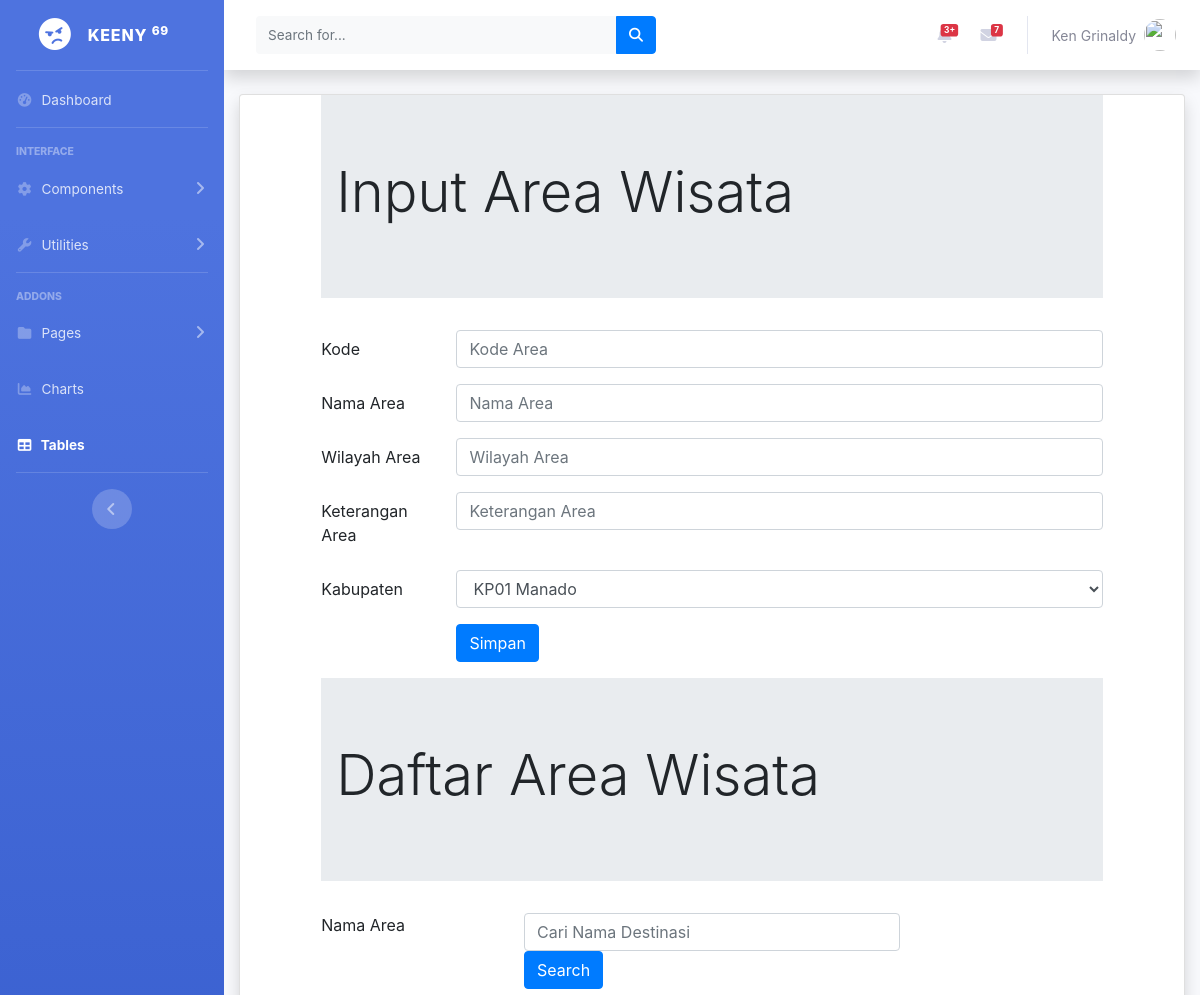
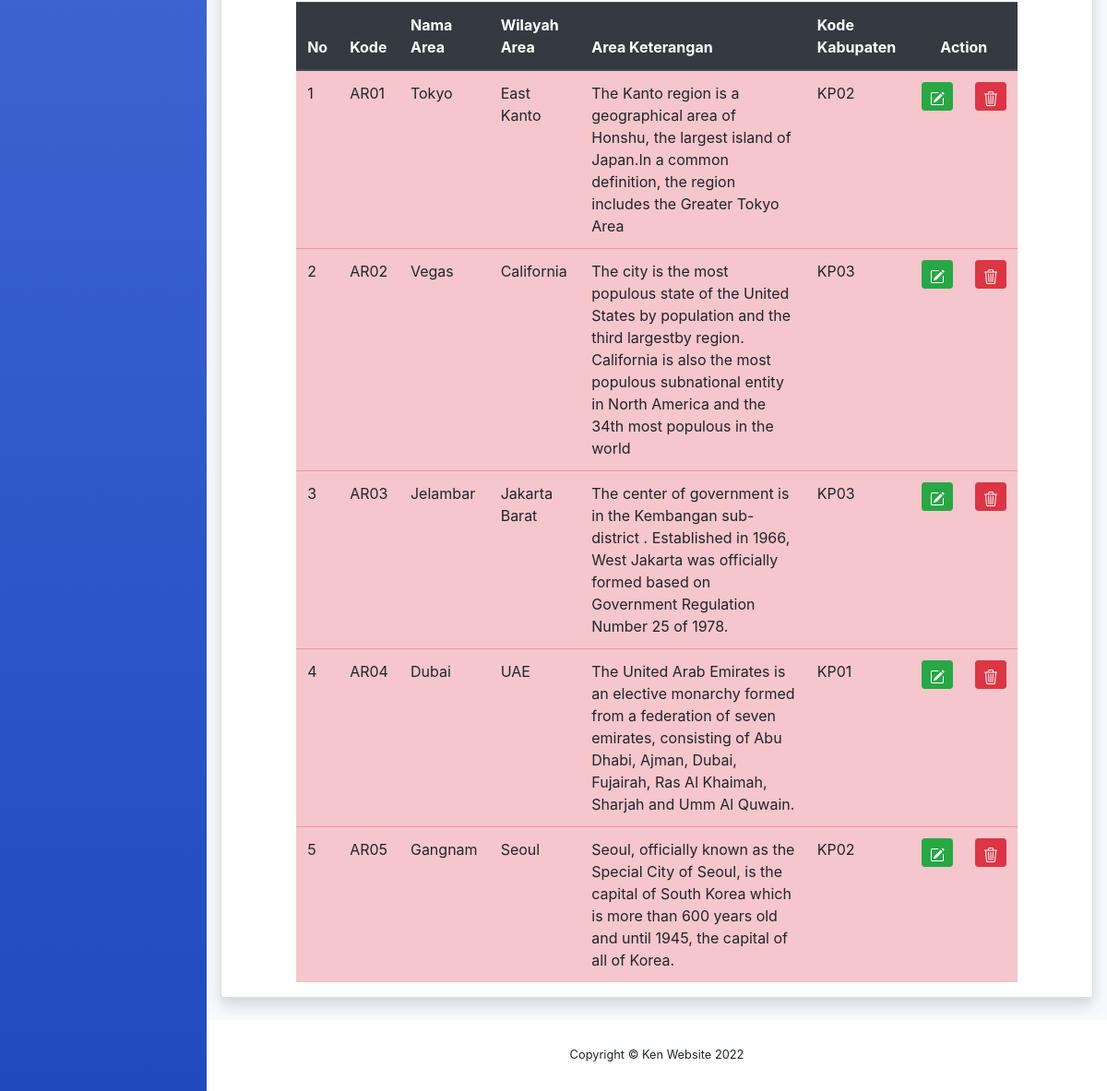
The app's page /area.php (signed in) with its own data (2 pictures, top to bottom).
### tables this page shows
CREATE TABLE `area` (
  `areaID` varchar(4) NOT NULL,
  `areanama` varchar(35) NOT NULL,
  `areawilayah` varchar(35) NOT NULL,
  `areaketerangan` varchar(255) NOT NULL,
  `kabupatenKODE` char(4) NOT NULL
);

### area.php (the view, shortened to what this page needs)
<!DOCTYPE html>
<html lang="en">
<head>
</head>
<?php
include "includes/config.php";
?>
<?php include "header.php"; ?>
<div class="container-fluid">
<div class="card shadow mb-4">
<?php
    $datakabupaten = mysqli_query($connection, "select * from kabupaten");
?>
<html lang="en">
<head>
    <link rel="stylesheet" type="text/css" href="https://cdnjs.cloudflare.com/ajax/libs/select2/4.0.3/css/select2.min.css">
    <link rel="stylesheet" type="text/css" href="css/bootstrap.min.css">
</head>
    <div class="row">
            <div class="col-sm-1">
            </div>
            <div class="col-sm-10">
            <div class="jumbotron jumbotron-fluid">
                <div class="container">
                    <h1 class="display-4">Input Area Wisata</h1>
                </div>
            </div>
            <form method="POST">
                <div class="form-group row">
                    <label for="kodearea" class="col-sm-2 col-form-label">Kode</label>
                    <div class="col-sm-10">
                    <input type="text" class="form-control" id="kodearea" name="inputkode"
                    placeholder="Kode Area" maxlength="4">
                    </div>
                </div>
                <div class="form-group row">
                    <label for="namaarea" class="col-sm-2 col-form-label">Nama Area</label>
                    <div class="col-sm-10">
                    <input type="text" class="form-control" id="namaarea" name="inputnama"
                    placeholder="Nama Area">
                    </div>
                </div>
                <div class="form-group row">
                    <label for="wilayah" class="col-sm-2 col-form-label">Wilayah Area</label>
                    <div class="col-sm-10">
                    <input type="text" class="form-control" id="wilayah" name="inputwilayah"
                    placeholder="Wilayah Area">
                    </div>
                </div>
                <div class="form-group row">
                    <label for="keterangan" class="col-sm-2 col-form-label">Keterangan Area</label>
                    <div class="col-sm-10">
                    <input type="text" class="form-control" id="keterangan" name="inputket"
                    placeholder="Keterangan Area">
                    </div>
                </div>
                <div class="form-group row">
                    <label for="kodekabupaten" class="col-sm-2 col-form-label">Kabupaten</label>
                    <div class="col-sm-10">
                    <select  class="form-control" id="kodekabupaten" name ="kodekabupaten">
                        <?php
                            while ($row = mysqli_fetch_array($datakabupaten)) {
                        ?>
                        <option  value="<?php echo $row ["kabupatenKODE"]?>">
                            <?php echo $row["kabupatenKODE"]?>
                            <?php echo $row["kabupatenNAMA"]?>
                        </option>
                        <?php } ?>
                    </select>
                    </div>
                </div>
                <div class="form-group row">
                    <div class="col-sm-2">
                    </div>
                    <div class="col-sm-10">
                    <input type="submit" class="btn btn-primary" value="Simpan"
                    name="Simpan">
                    </div>
                </div>
            </form>
        </div>
        <div class="col-sm-1">
        </div>
    </div>
    <div class="row">
        <div class="col-sm-1"></div>
        <div class="col-sm-10">
            <div class="jumbotron jumbotron-fluid">
                <div class="container">
                    <h1 class="display-4">Daftar Area Wisata</h1>
                </div>
            </div>
        <form method="POST">
            <div class="form-group row mb-2">
                <label for="search" class="col-sm-3">Nama Area </label>
                <div class="col-sm-6">
                    <input type="text" name="search" class="form-control"
                    id="search" value="<?php if(isset($_POST['search'])){
                        echo $_POST['search'];
                    } ?>"
                    placeholder="Cari Nama Destinasi">
                    <input type="submit" name="kirim" class="btn btn-primary"
                    value="Search">
                </div>
            </div>
        </form>
        <table class="table table-hover table-danger">
            <thead class="thead-dark">
                <tr>
                    <th>No</th>
                    <th>Kode</th>
                    <th>Nama Area</th>
                    <th>Wilayah Area</th>
                    <th>Area Keterangan</th>
                    <th>Kode Kabupaten</th>
                    <th colspan="2" style="text-align: center;">Action</th>
                </tr>
            </thead>
            <tbody>
            <?php
            if(isset($_POST["kirim"])){
                $search = $_POST['search'];
                $query = mysqli_query($connection, "select area.*, kabupaten.kabupatenKODE from area, kabupaten
                where areanama like '%".$search."%'
                and area.kabupatenKODE = kabupaten.kabupatenKODE");
            }
            else{
                $query = mysqli_query($connection, "select * from area");
            }
                $nomor = 1;
                while ($row = mysqli_fetch_array($query)){
            ?>
                    <tr>
                        <td><?php echo $nomor;?></td>
                        <td><?php echo $row['areaID'];?></td>
                        <td><?php echo $row['areanama'];?></td>
                        <td><?php echo $row['areawilayah'];?></td>
                        <td><?php echo $row['areaketerangan'];?></td>
                        <td><?php echo $row['kabupatenKODE'];?></td>
                        <td>
                            <a href="areaedit.php?ubah=<?php echo $row['areaID']?>"
                                class="btn btn-success btn-sm" title="EDIT">
                            </a>
                        </td>
                        <td>
                            <a href="areahapus.php?hapus=<?php echo $row['areaID']?>"
                                class="btn btn-danger btn-sm" title="DELETE">
                            </a>
                        </td>
                    </tr>
            <?php   $nomor++;
                    }
            ?>
            </tbody>
        </table>
        </div>
        <div class="col-sm-1">
        </div>
    </div>
</div>
</div>
<?php include "footer.php"; ?>
</html>

### header.php (shortened to what this page needs)
<head>
    <link href="vendor/fontawesome-free/css/all.min.css" rel="stylesheet" type="text/css">
    <link href="css/sb-admin-2.min.css" rel="stylesheet">
    <link href="vendor/datatables/dataTables.bootstrap4.min.css" rel="stylesheet">
</head>
<body id="page-top">
    <div id="wrapper">
        <ul class="navbar-nav bg-gradient-primary sidebar sidebar-dark accordion" id="accordionSidebar">
            <a class="sidebar-brand d-flex align-items-center justify-content-center" href="index.php">
                <div class="sidebar-brand-icon rotate-n-15">
                    <i class="fas fa-angry"></i>
                </div>
                <div class="sidebar-brand-text mx-3">KEENY <sup>69</sup></div>
            </a>
            <hr class="sidebar-divider my-0">
            <li class="nav-item">
                <a class="nav-link" href="index.php">
                    <i class="fas fa-fw fa-tachometer-alt"></i>
                    <span>Dashboard</span></a>
            </li>
            <hr class="sidebar-divider">
            <div class="sidebar-heading">
                Interface
            </div>
            <li class="nav-item">
                <a class="nav-link collapsed" href="#" data-toggle="collapse" data-target="#collapseTwo"
                    aria-expanded="true" aria-controls="collapseTwo">
                    <i class="fas fa-fw fa-cog"></i>
                    <span>Components</span>
                </a>
            </li>
            <li class="nav-item">
                <a class="nav-link collapsed" href="#" data-toggle="collapse" data-target="#collapseUtilities"
                    aria-expanded="true" aria-controls="collapseUtilities">
                    <i class="fas fa-fw fa-wrench"></i>
                    <span>Utilities</span>
                </a>
            </li>
            <hr class="sidebar-divider">
            <div class="sidebar-heading">
                Addons
            </div>
            <li class="nav-item">
                <a class="nav-link collapsed" href="#" data-toggle="collapse" data-target="#collapsePages"
                    aria-expanded="true" aria-controls="collapsePages">
                    <i class="fas fa-fw fa-folder"></i>
                    <span>Pages</span>
                </a>
            </li>
            <li class="nav-item">
                <a class="nav-link" href="charts.html">
                    <i class="fas fa-fw fa-chart-area"></i>
                    <span>Charts</span></a>
            </li>
            <li class="nav-item active">
                <a class="nav-link" href="tables.html">
                    <i class="fas fa-fw fa-table"></i>
                    <span>Tables</span></a>
            </li>
            <hr class="sidebar-divider d-none d-md-block">
            <div class="text-center d-none d-md-inline">
                <button class="rounded-circle border-0" id="sidebarToggle"></button>
            </div>
        </ul>
        <div id="content-wrapper" class="d-flex flex-column">
            <div id="content">
                <nav class="navbar navbar-expand navbar-light bg-white topbar mb-4 static-top shadow">
                    <form
                        class="d-none d-sm-inline-block form-inline mr-auto ml-md-3 my-2 my-md-0 mw-100 navbar-search">
                        <div class="input-group">
                            <input type="text" class="form-control bg-light border-0 small" placeholder="Search for..."
                                aria-label="Search" aria-describedby="basic-addon2">
                            <div class="input-group-append">
                                <button class="btn btn-primary" type="button">
                                    <i class="fas fa-search fa-sm"></i>
                                </button>
                            </div>
                        </div>
                    </form>
                    <ul class="navbar-nav ml-auto">
                        <li class="nav-item dropdown no-arrow mx-1">
                            <a class="nav-link dropdown-toggle" href="#" id="alertsDropdown" role="button"
                                data-toggle="dropdown" aria-haspopup="true" aria-expanded="false">
                                <span class="badge badge-danger badge-counter">3+</span>
                            </a>
                        </li>
                        <li class="nav-item dropdown no-arrow mx-1">
                            <a class="nav-link dropdown-toggle" href="#" id="messagesDropdown" role="button"
                                data-toggle="dropdown" aria-haspopup="true" aria-expanded="false">
                                <i class="fas fa-envelope fa-fw"></i>
                                <span class="badge badge-danger badge-counter">7</span>
                            </a>
                        </li>
                        <li class="nav-item dropdown no-arrow">
                            <a class="nav-link dropdown-toggle" href="#" id="userDropdown" role="button"
                                data-toggle="dropdown" aria-haspopup="true" aria-expanded="false">
                                <span class="mr-2 d-none d-lg-inline text-gray-600 small"> Ken Grinaldy</span>
                                <img class="img-profile rounded-circle"
                                    src="images/Ken Grinaldy - 825210140.png">
                            </a>
                        </li>
                    </ul>
                </nav>

### footer.php (shortened to what this page needs)
</div>
<footer class="sticky-footer bg-white">
    <div class="container my-auto">
        <div class="copyright text-center my-auto">
            <span>Copyright &copy; Ken Website 2022</span>
        </div>
    </div>
</footer>
</div>
    </div>
</body>
</html>

### records on screen
area: areaID "AR01", areanama "Tokyo", areawilayah "East Kanto", areaketerangan "The Kanto region is a geographical area of Honshu, the largest island of Japan.In a common definition, the region includes the Greater Tokyo Area", kabupatenKODE "KP02"
area: areaID "AR02", areanama "Vegas", areawilayah "California", areaketerangan "The city is the most populous state of the United States by population and the third largestby region. California is also the most populous subnational entity in North America and the 34th most populous in the world", kabupatenKODE "KP03"
area: areaID "AR03", areanama "Jelambar", areawilayah "Jakarta Barat", areaketerangan "The center of government is in the Kembangan sub-district . Established in 1966, West Jakarta was officially formed based on Government Regulation Number 25 of 1978.", kabupatenKODE "KP03"
area: areaID "AR04", areanama "Dubai", areawilayah "UAE", areaketerangan "The United Arab Emirates is an elective monarchy formed from a federation of seven emirates, consisting of Abu Dhabi, Ajman, Dubai, Fujairah, Ras Al Khaimah, Sharjah and Umm Al Quwain.", kabupatenKODE "KP01"
area: areaID "AR05", areanama "Gangnam", areawilayah "Seoul", areaketerangan "Seoul, officially known as the Special City of Seoul, is the capital of South Korea which is more than 600 years old and until 1945, the capital of all of Korea.", kabupatenKODE "KP02"

### other values on screen
form field kodekabupaten "KP01 Manado"
